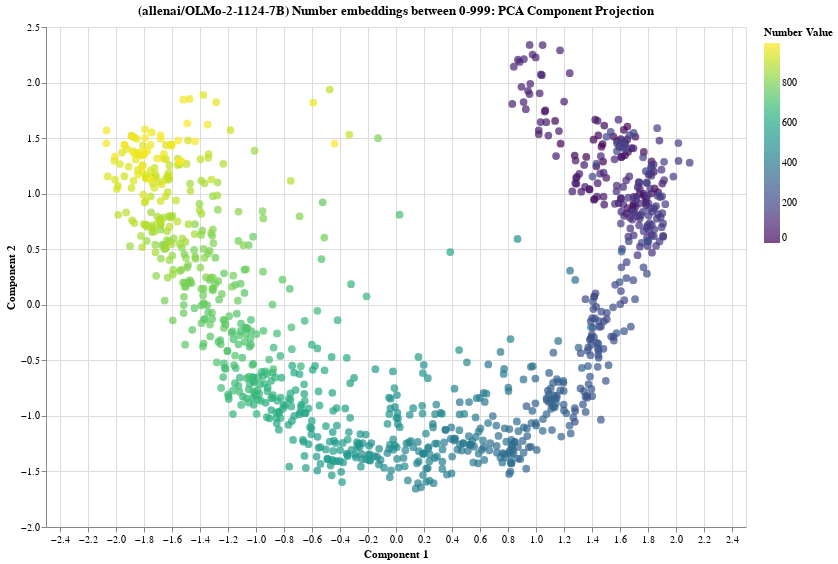

Notebook cell for this chart:
### Code cell
plots['projection']

### Figure 1 — Vega-Lite specification as saved in the notebook (floating-point values rounded to 4 significant figures; data arrays with more than 128 entries replaced by an {"elided": "..."} marker saying what was removed)
{"config": {"view": {"continuousWidth": 300, "continuousHeight": 300}}, "data": {"name": "data-e827fa6d3d2fe57edbef01994278e4b5"}, "mark": {"type": "circle", "size": 60}, "encoding": {"color": {"field": "Number", "scale": {"scheme": "viridis"}, "title": "Number Value", "type": "quantitative"}, "tooltip": [{"field": "Number", "type": "quantitative"}, {"field": "Component1", "type": "quantitative"}, {"field": "Component2", "type": "quantitative"}], "x": {"field": "Component1", "title": "Component 1", "type": "quantitative"}, "y": {"field": "Component2", "title": "Component 2", "type": "quantitative"}}, "height": 500, "params": [{"name": "param_9", "select": {"type": "interval", "encodings": ["x", "y"]}, "bind": "scales"}], "title": "(allenai/OLMo-2-1124-7B) Number embeddings between 0-999: PCA Component Projection", "width": 700, "$schema": "https://vega.github.io/schema/vega-lite/v5.20.1.json", "datasets": {"data-e827fa6d3d2fe57edbef01994278e4b5": {"elided": "1000 records"}}}
